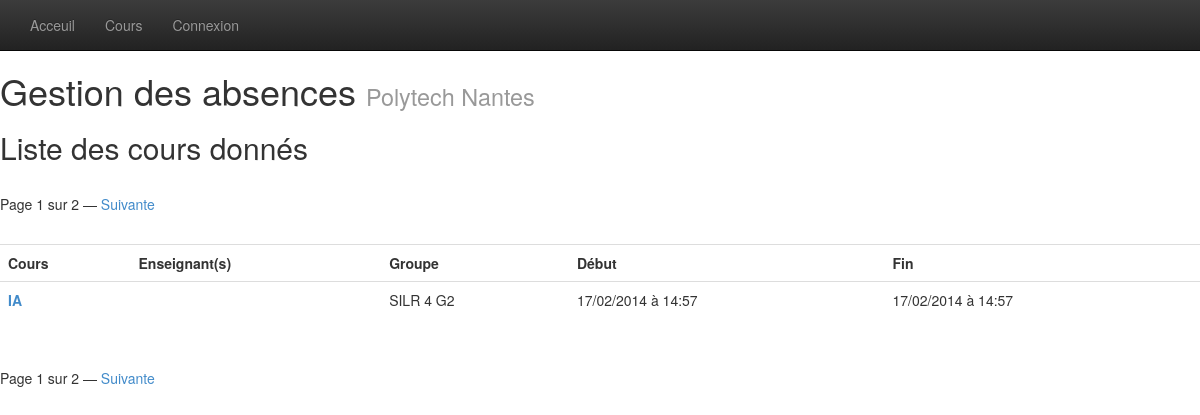
Page /absences/cours/liste/ on the earlier database version.
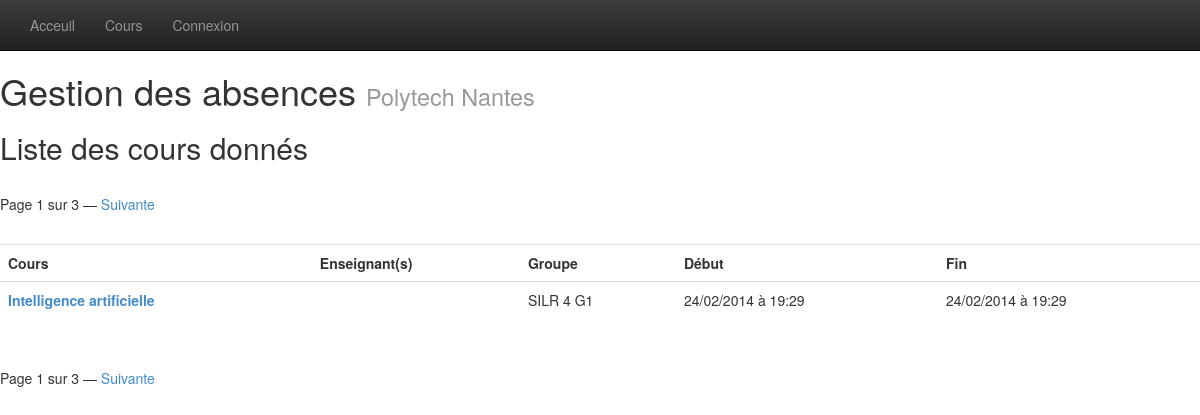
Same page on the later database version.
### absences/models.py (models this page shows, shortened)
class Cours (models.Model):
	dateDebut = models.DateTimeField(auto_now = True, auto_now_add = False)
	dateFin = models.DateTimeField(auto_now = True, auto_now_add = False)
	saisieEffectuee = models.BooleanField(default = False)
	matiere = models.ForeignKey(Matiere)
	donne_a = models.ForeignKey(Groupe)
	donne_par = models.ManyToManyField(Enseignant, related_name = 'donne_par')

class Matiere (models.Model):
	intitule = models.CharField(max_length = 200)

class Groupe(models.Model):
	nom = models.CharField(max_length=200)
	etudiants = models.ManyToManyField(Etudiant, related_name='membresGroupe+')

### absences/views.py (the view)
class CoursListView(ListView):
	model = Cours
	context_object_name = 'listeCours'
	template_name = 'absences/listeCours.html'
	paginate_by = 1

### absences/templates/absences/listeCours.html
{% extends 'general.html' %}
{%block content %}
<h2>Liste des cours donnés</h2>
{% if is_paginated %}
	{% include 'pagination.html' %}
{%endif%}
<table class="table table-hover">
	<tr>
		<th>Cours</th>
		<th>Enseignant(s)</th>
		<th>Groupe</th>
		<th>Début</th>
		<th>Fin</th>
	</tr>
{% for cours in listeCours %}
	<tr>
		<td><p><strong><a href="{% url 'absences:consultationCours' cours.id %}" title="Voir les absences">{{cours.matiere.intitule}}</a></strong></p></td>
		<td>{% for enseignant in cours.donne_par.all %} {{enseignant.user.first_name}} {{enseignant.user.last_name}}{% if not forloop.last %}, {%endif%}{% endfor %}</td>
		<td>{{cours.donne_a.nom}}</td>
		<td>{{cours.dateDebut|date:"d/m/Y"}} à {{cours.dateDebut|time:"H:i"}}</td>
		<td>{{cours.dateDebut|date:"d/m/Y"}} à {{cours.dateDebut|time:"H:i"}}</td>
	</tr>
	{%empty%}
	<tr>
		<td colspan="5">Aucun cours ne correspond à cette date</td>
	</tr>
{% endfor %}
</table>
{% if is_paginated %}
	{% include 'pagination.html' %}
{%endif%}
{%endblock %}

### templates/general.html (shortened to what this page needs)
<!DOCTYPE html>
	<head>
		{% load staticfiles %}
		<link rel="stylesheet" type="text/css" href="{% static 'css/bootstrap.min.css' %}" />
		<link rel="stylesheet" type="text/css" href="{% static 'css/bootstrap-theme.min.css' %}" />
	</head>
	<body>
	<nav class="navbar navbar-inverse navbar-static-top" role="navigation">
		<div class="container-fluid">
			<div class="collapse navbar-collapse" id="bs-example-navbar-collapse-1">
				<ul class="nav navbar-nav">
					<li><a href="{% url 'absences:index' %}">Acceuil</a></li>
					<li><a href="#">Cours</a></li>
					{% if user.is_authenticated %}
					<li><a href="{% url 'absences:deconnexion' %}" title="Deconnexion">Déconnexion</a></li>
					{% else %}
					<li><a href="{% url 'absences:connexion' %}" title="Connexion">Connexion</a></li>
					{% endif %}
				</ul>
			</div>
		</div>
	</nav>
	<h1>Gestion des absences <small>Polytech Nantes</small></h1>
	{% block content %}
	{% endblock %}
	</body>
</html>

### templates/pagination.html (shortened to what this page needs)
<div class="pagination">
	<p>
	Page {{ page_obj.number }} sur {{ page_obj.paginator.num_pages }}
	{% if page_obj.has_next %}
		— <a href="?page={{ page_obj.next_page_number }}">Suivante</a>
	{% endif %}
	</p>
</div>

Differences in the rows shown:
removed Cours: matiere.intitule "IA", donne_a.nom "SILR 4 G2", dateDebut "17/02/2014", dateDebut "14:57"
added Cours: matiere.intitule "Intelligence artificielle", donne_a.nom "SILR 4 G1", dateDebut "24/02/2014", dateDebut "19:29"
Other differences:
{{ page_obj.paginator.num_pages }}: "2 2" → "3 3"
